Frame 1 (no input): blank canvas, image omitted
Frame 60 (the mouse pressed at the canvas centre just before this capture): blank canvas, image omitted
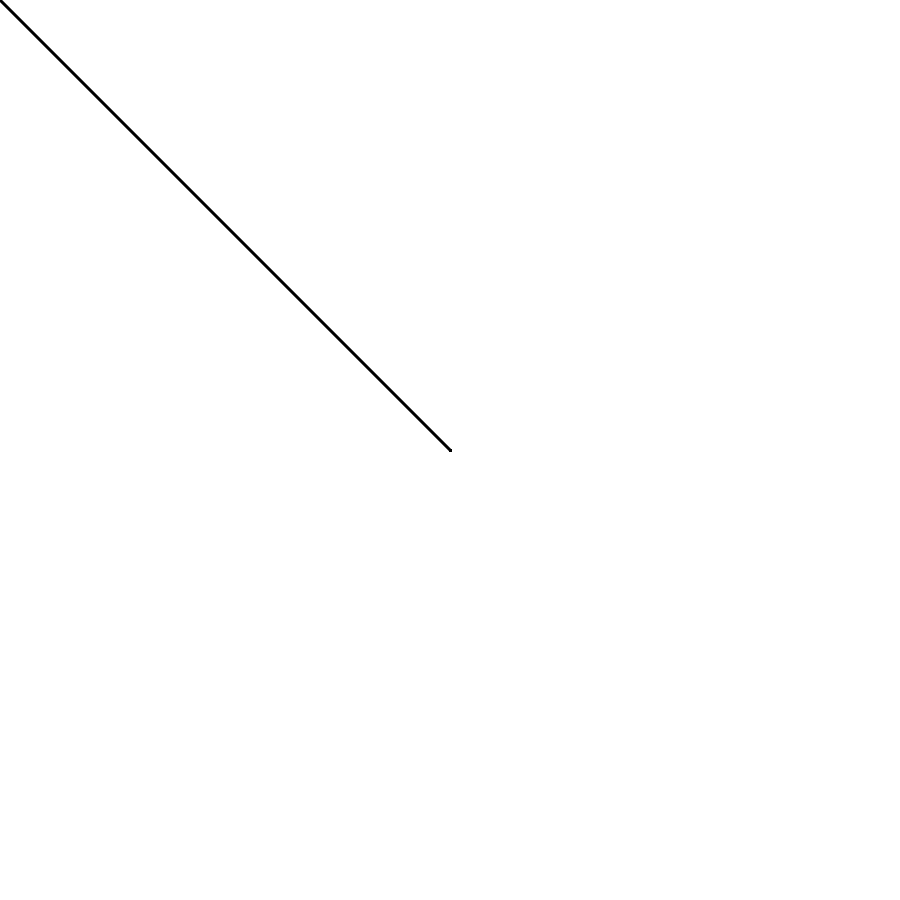
Frame 120 (the mouse held since frame 60 and released just before this capture)

The Processing sketch whose frames 1 and 60 were blank and that drew this single picture after the mouse press (run headless with seeded random() and noise(); from frame 60 on, the mouse is pressed at the canvas centre):

// Processing sketch: processing_171230
// ── processing_171230.pde

//Int per propietats de la linia
  int linia1 = 0;
  int linia2 = 0;
  int gruixlinia = 3;


void setup() {
  
size(900,900);
background (255);

}

void draw () { 
 //Amb aquests keyPressed, es configurará els diferents colors 
 
   if (keyPressed){
   
     //Random del color de fons
     if(key == 'r' || key == 'R') {
        background(random(255),random(255),random(255));
    }
    
   //Random fons verd
      else if(key == '1') {
        background(0,random(200),0);
    }
    
   //Random fons vermell
      else if(key == '2') {
        background(random(200),0,0);
    }
    
   //Random fons blau 
      else if(key == '3') {
        background(0,0,random(200));
    }
    
   //Random llapis 
      else if(key == '4') {
        stroke (random(255),random(255),random(255));
        line (mouseX, mouseY, pmouseX, pmouseY);
    }

   //Llapis verd
      else if(key == '5') {
        stroke (0,200,0);
        line (mouseX, mouseY, pmouseX, pmouseY);
    }
    
   //Llapis vermell
      else if(key == '6') {
        stroke (200,0,0);
        line (mouseX, mouseY, pmouseX, pmouseY);
    }
    
   //Llapis blau
      else if(key == '7') {
        stroke (0,0,200);
        line (mouseX, mouseY, pmouseX, pmouseY);
    }
   //Llapis negre 
    else if(key == '8') {
        stroke (0);
        line (mouseX, mouseY, pmouseX, pmouseY);
    }
   //c per tornar-ho tot a blanc
        if(key == 'c' || key == 'C') {
          background(255,255,255);
    }
    
   //d per utilitzar un petit esborrador (va esborrant-ho tot)
      else if(key == 'd' || key == 'D') {
        stroke (255);
        line (mouseX, mouseY, pmouseX, pmouseY);
        
    }
    
   //Dibuixar quadrats random només clicant m
      else if(key == 'm' || key == 'M') {
        fill(random(200),random(200),random(200));
        rect(mouseX,mouseY, pmouseX, pmouseY);
    }
    
      
   }   
 
//premer, per dibuixar la linia
   if (mousePressed) {
    strokeWeight(gruixlinia);
    line (mouseX, mouseY, pmouseX, pmouseY);   
    linia1 = mouseX;
    linia2 = mouseY;
   } 
  
}

//Amb el key pressed, també podem fer que el gruix de la linia 
//varii segons les nostres necesitats 
 void keyPressed()   {
   if (key == '+') {
    gruixlinia = gruixlinia +3;
   }
   if (key == '-') {
    gruixlinia = gruixlinia -3;     
   }
}
